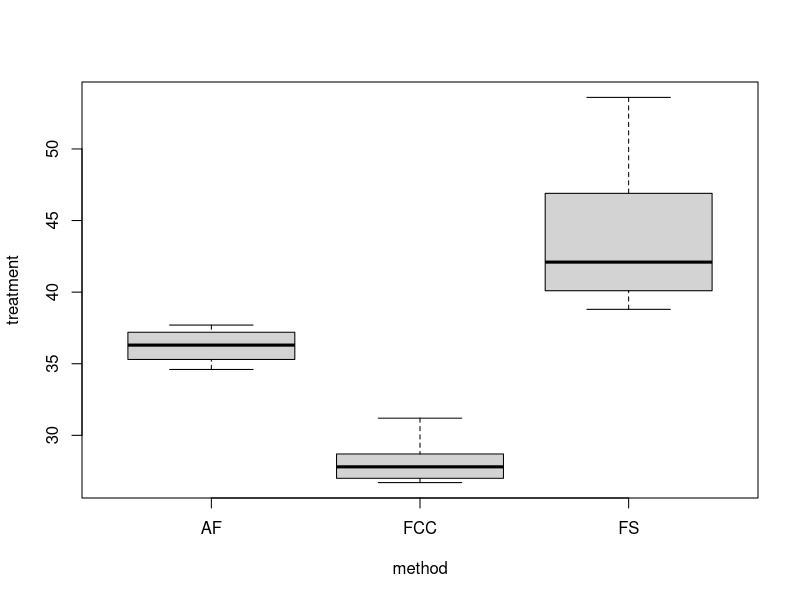
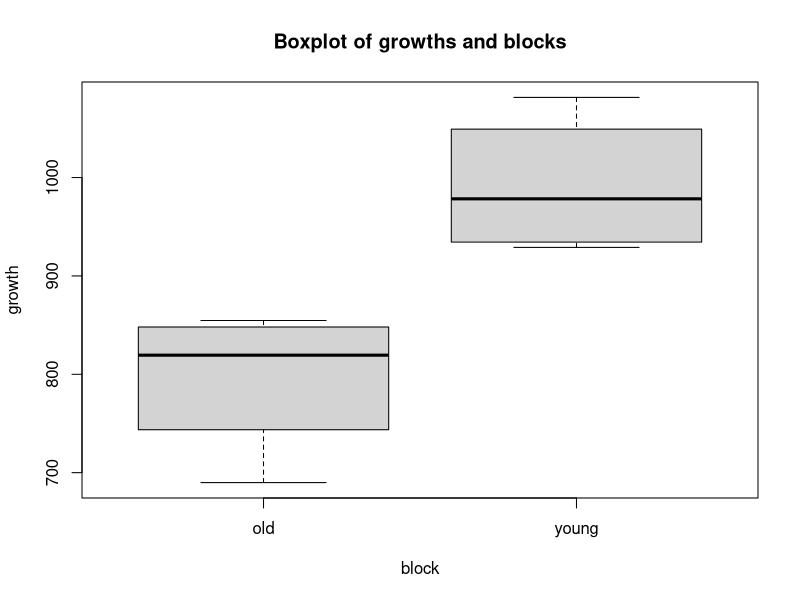
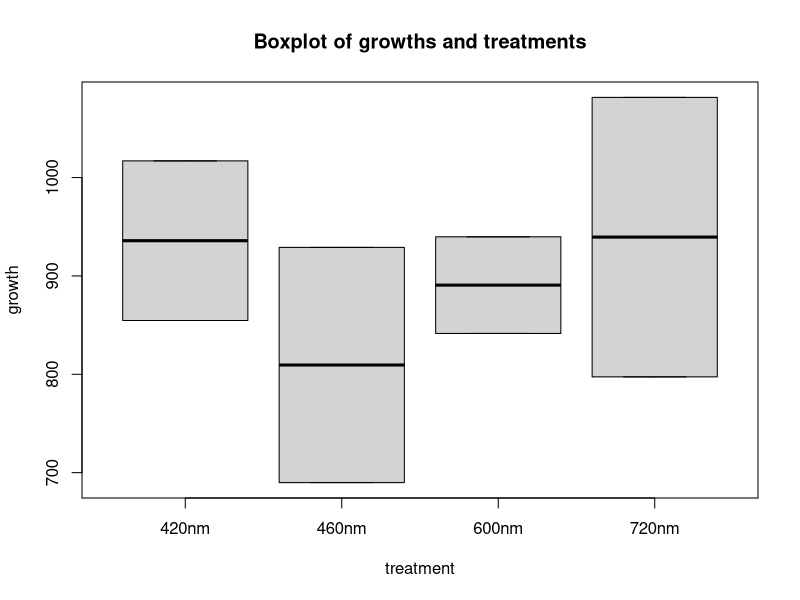
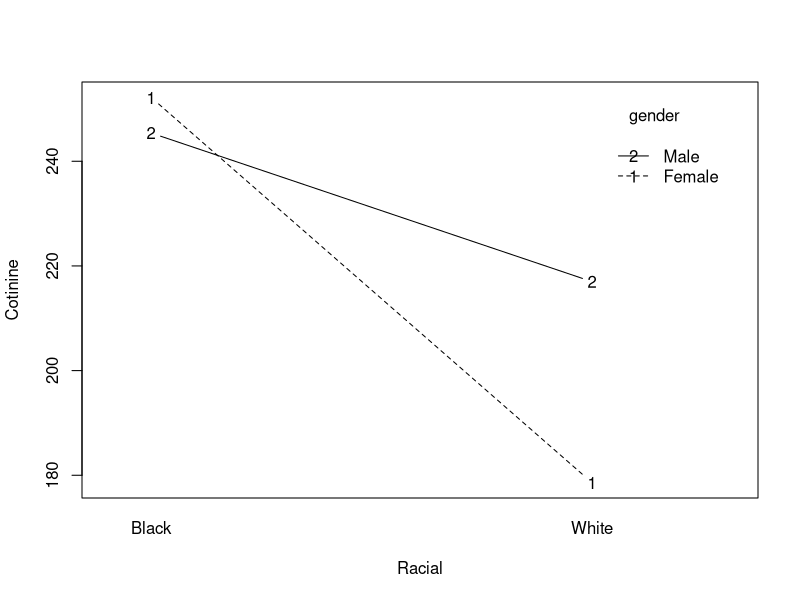

Write the R code that produced these figures, in order.
## ---- chunk 1
data1 <- read.csv(file="wastewater.csv", header=TRUE)
AF <- data1$AF
FS <- data1$FS
FCC <- data1$FCC
treatment <- c(AF, FS, FCC)
method <- c(rep("AF",10), rep("FS",10), rep("FCC",10))
model <- aov(treatment ~ method, data=data1)
summary(model)
## ---- chunk 2
boxplot(treatment ~ method, data=data1)
## ---- chunk 3
data2 <- read.csv(file="Fern.csv", header=TRUE)
growth <- data2$Response_area
block <- data2$Block_age
treatment <- data2$wave_light
model <- aov(growth ~ block+treatment, data=data2)
summary(model)
## ---- chunk 4
boxplot(growth ~ block, data=data2, main="Boxplot of growths and blocks")
## ---- chunk 5
boxplot(growth ~ treatment, data=data2, main="Boxplot of growths and treatments")
## ---- chunk 6
data3 <- read.csv(file="Cotinine.csv", header=TRUE)
cotinine <- data3$cotinine
gender <- as.factor(data3$Gender)
racial <- as.factor(data3$Race)

interaction.plot(x.factor = racial,     # variable to plot on x-axis
                 trace.factor = gender, # variable to specify "traces"; here, lines
                 response = cotinine,   # variable to plot on y-axis
                 fun = mean,            # summary statistic to be plotted for response variable
                 type = "b",            # type of plot, here "l" for lines
                 xlab = "Racial",
                 ylab = "Cotinine")
## ---- chunk 7
data3 <- data.frame(cotinine, gender, racial)
model <- aov(cotinine ~ gender+racial+gender*racial, data=data3)
summary(model)
## ---- chunk 8
model <- aov(cotinine ~ gender+racial, data=data3)
summary(model)
## ---- chunk 9
model <- aov(cotinine ~ gender, data=data3[which(racial=="White"),])
summary(model)
## ---- chunk 10
model <- aov(cotinine ~ gender, data=data3[which(racial=="Black"),])
summary(model)
